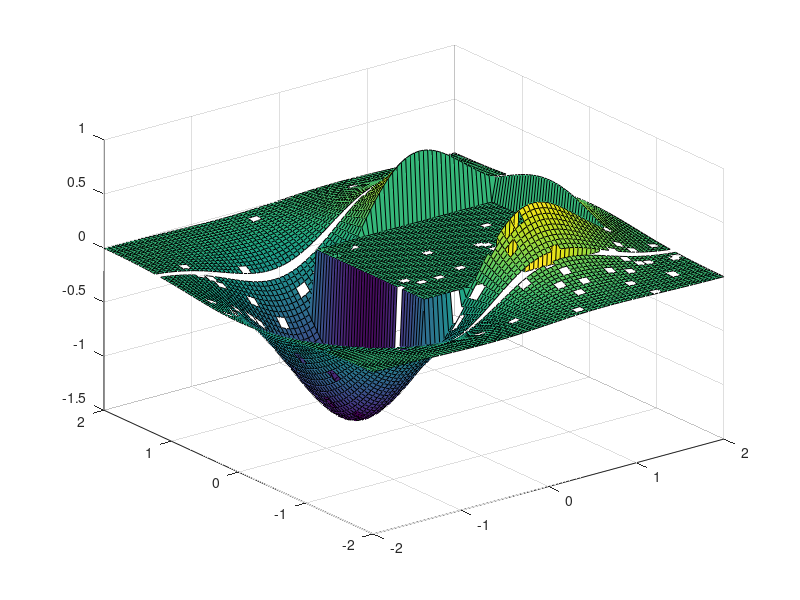

Write the MATLAB code that produced this figure. (Note: this script raises an error after producing the figure.)
% PSR test
clear all; close all;
%% get image grid
[mX,mY] = meshgrid(-2:.05:2, -2:.04:2);                                
mZ = 3*mX .* exp(-mX.^2 - mY.^2);                                        

%% prepare data points
X{1} = zeros(size(mX,1),size(mX,2),3);

X{1}(:,:,1) = mX;
X{1}(:,:,2) = mY;
X{1}(:,:,3) = mZ;

%% flat in the middle

H = size(X{1},1);
W = size(X{1},2);
Hr = round(H/2);
Hh = round(H/5);

for x=(Hr-Hh):(Hr+Hh)
    for y=(Hr-Hh):(Hr+Hh)
        X{1}(x,y,3) = 0;
    end
end

%% some empty lines

X{1}(Hh,:,:) = NaN;
X{1}(H-Hh,:,:) = NaN;

%% some random holes

for i=1:100
   x = round(1+rand*(H-1));
   y = round(1+rand*(W-1));
   X{1}(x,y,:) = NaN;
end


%% plot it
surf(X{1}(:,:,1),X{1}(:,:,2),X{1}(:,:,3));

%% run
psr(X);

